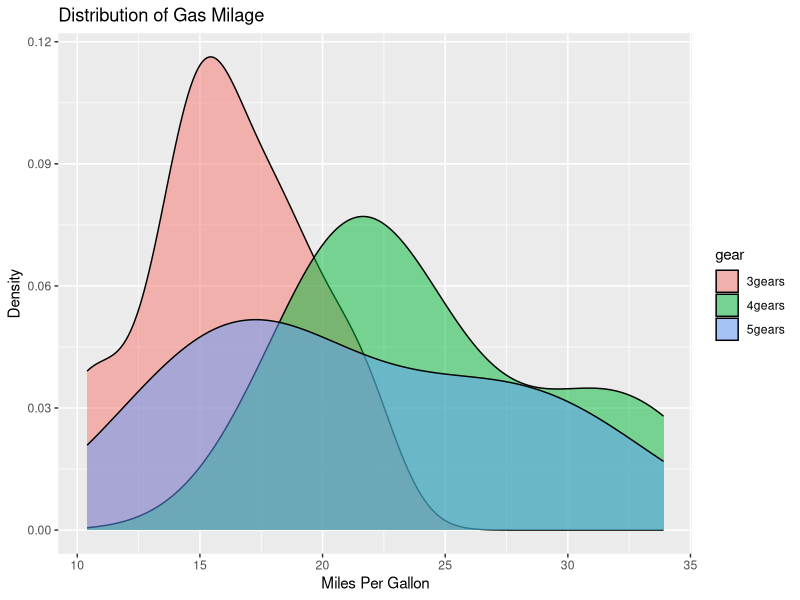
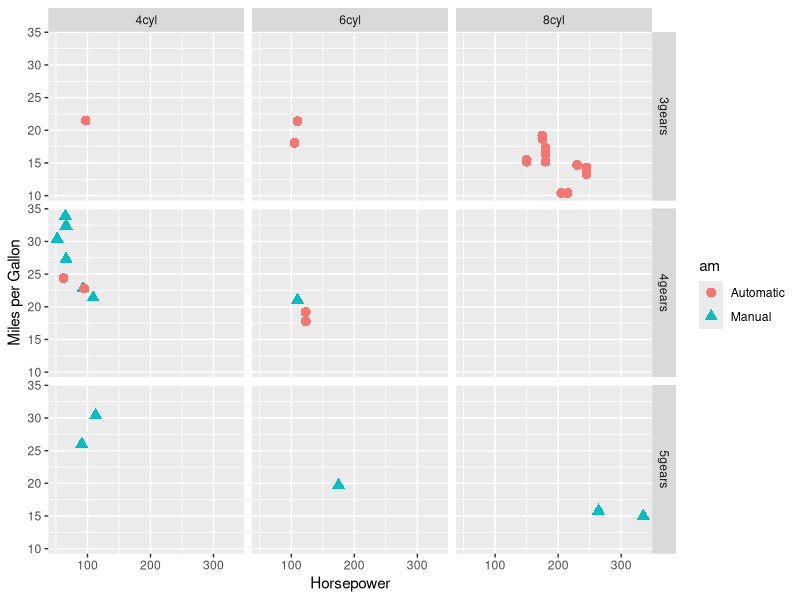
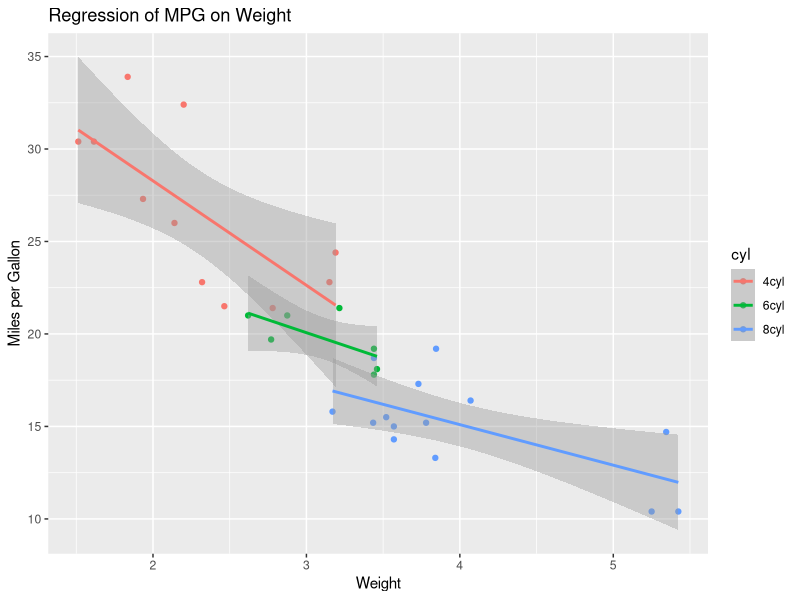
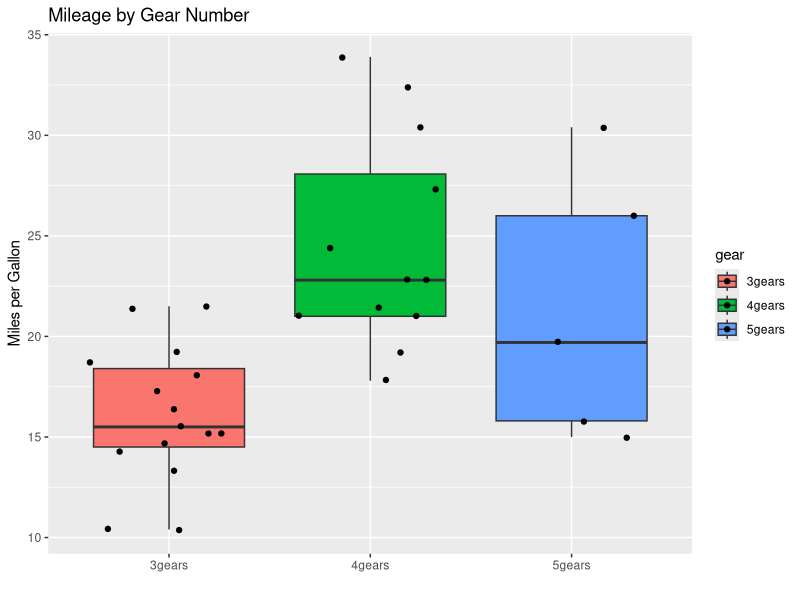
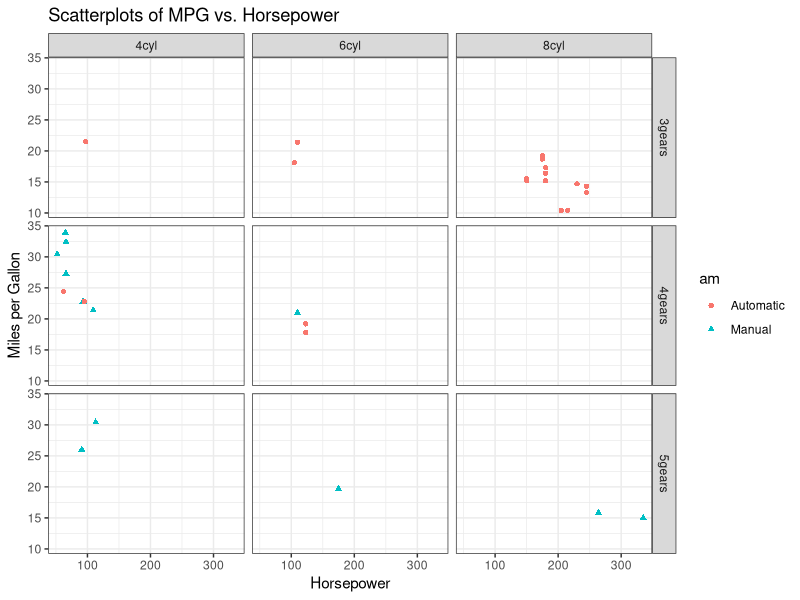
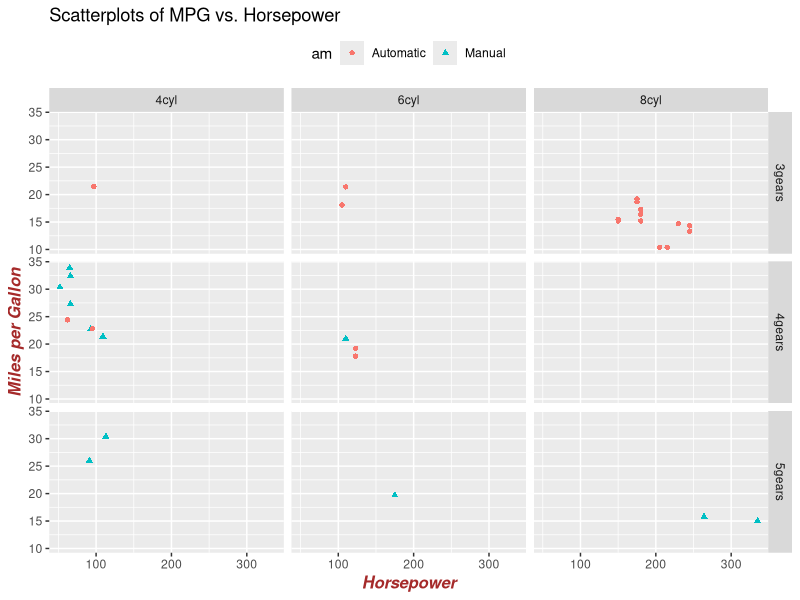

R code for these plots, in order:
# ggplot2 examples
library(ggplot2) 

# create factors with value labels 
mtcars$gear <- factor(mtcars$gear,levels=c(3,4,5),
  	 labels=c("3gears","4gears","5gears")) 
mtcars$am <- factor(mtcars$am,levels=c(0,1),
  	 labels=c("Automatic","Manual")) 
mtcars$cyl <- factor(mtcars$cyl,levels=c(4,6,8),
   labels=c("4cyl","6cyl","8cyl")) 

# Kernel density plots for mpg
# grouped by number of gears (indicated by color)
qplot(mpg, data=mtcars, geom="density", fill=gear, alpha=I(.5), 
   main="Distribution of Gas Milage", xlab="Miles Per Gallon", 
   ylab="Density")

# Scatterplot of mpg vs. hp for each combination of gears and cylinders
# in each facet, transmittion type is represented by shape and color
qplot(hp, mpg, data=mtcars, shape=am, color=am, 
   facets=gear~cyl, size=I(3),
   xlab="Horsepower", ylab="Miles per Gallon") 

# Separate regressions of mpg on weight for each number of cylinders
qplot(wt, mpg, data=mtcars, geom=c("point", "smooth"), 
   method="lm", formula=y~x, color=cyl, 
   main="Regression of MPG on Weight", 
   xlab="Weight", ylab="Miles per Gallon")

# Boxplots of mpg by number of gears 
# observations (points) are overlayed and jittered
qplot(gear, mpg, data=mtcars, geom=c("boxplot", "jitter"), 
   fill=gear, main="Mileage by Gear Number",
   xlab="", ylab="Miles per Gallon")


p <- qplot(hp, mpg, data=mtcars, shape=am, color=am, 
   facets=gear~cyl, main="Scatterplots of MPG vs. Horsepower",
   xlab="Horsepower", ylab="Miles per Gallon")

# White background and black grid lines
p + theme_bw()

# Large brown bold italics labels
# and legend placed at top of plot
p + theme(axis.title=element_text(face="bold.italic", 
   size="12", color="brown"), legend.position="top")
